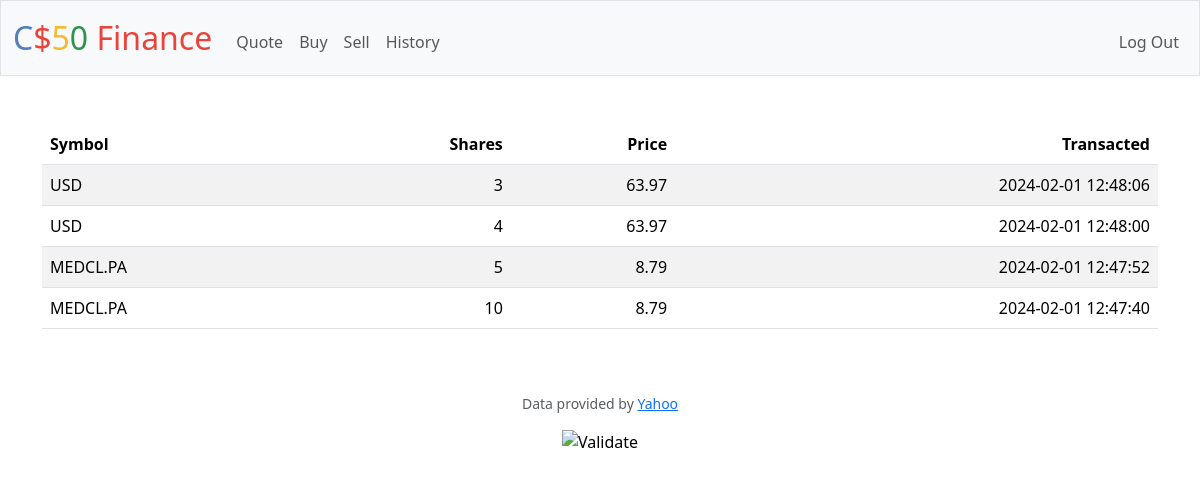
Before: /history (signed in) with the older database file.
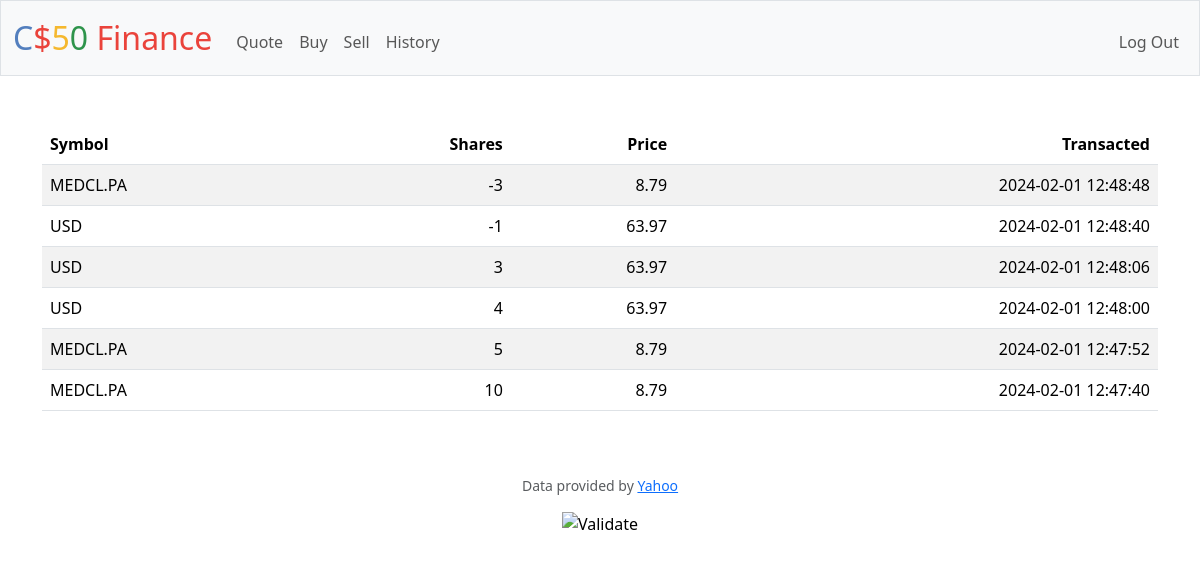
After: the same page with the newer database file.
### tables this page shows
CREATE TABLE "history" ('id' INTEGER PRIMARY KEY AUTOINCREMENT NOT NULL, 'user_id' INTEGER NOT NULL, 'symbol' TEXT NOT NULL, 'price' NUMERIC NOT NULL, 'shares' INTEGER NOT NULL, 'datetime' DATETIME NOT NULL DEFAULT CURRENT_TIMESTAMP);

### app.py (the view)
@app.route("/history")
@login_required
def history():
    history = db.execute("SELECT * FROM history WHERE user_id = ? ORDER BY datetime DESC", session["user_id"])
    return render_template("history.html", history=history)

### app.py (called while the page is built)
@app.after_request
def after_request(response):
    response.headers["Cache-Control"] = "no-cache, no-store, must-revalidate"
    response.headers["Expires"] = 0
    response.headers["Pragma"] = "no-cache"
    return response

### helpers.py (called while the page is built)
def login_required(f):
    @wraps(f)
    def decorated_function(*args, **kwargs):
        if session.get("user_id") is None:
            return redirect("/login")
        return f(*args, **kwargs)
    return decorated_function

### templates/history.html (shortened to what this page needs)
{% extends "layout.html" %}
{% block main %}
<table class="table table-striped">
    <thead>
        <tr>
            <th class="text-start">Symbol</th>
            <th class="text-end">Shares</th>
            <th class="text-end">Price</th>
            <th class="text-end">Transacted</th>
        </tr>
    </thead>
    <tbody>
        {% for rows in history %}
            <tr>
                <td class="text-start">{{ rows.symbol }}</td>
                <td class="text-end">{{ rows.shares }}</td>
                <td class="text-end">{{ rows.price }}</td>
                <td class="text-end">{{ rows.datetime }}</td>
            </tr>
        {% endfor %}
    </tbody>
</table>
{% endblock %}

### templates/layout.html (shortened to what this page needs)
<!DOCTYPE html>
<html lang="en">
    <head>
        <link href="https://cdn.jsdelivr.net/npm/bootstrap@5.3.2/dist/css/bootstrap.min.css" rel="stylesheet">
        <link href="/static/styles.css" rel="stylesheet">
    </head>
    <body>
        <nav class="bg-light border navbar navbar-expand-md navbar-light">
            <div class="container-fluid">
                <a class="navbar-brand" href="/"><span class="blue">C</span><span class="red">$</span><span class="yellow">5</span><span class="green">0</span> <span class="red">Finance</span></a>
                <div class="collapse navbar-collapse" id="navbar">
                    {% if session["user_id"] %}
                        <ul class="navbar-nav me-auto mt-2">
                            <li class="nav-item"><a class="nav-link" href="/quote">Quote</a></li>
                            <li class="nav-item"><a class="nav-link" href="/buy">Buy</a></li>
                            <li class="nav-item"><a class="nav-link" href="/sell">Sell</a></li>
                            <li class="nav-item"><a class="nav-link" href="/history">History</a></li>
                        </ul>
                        <ul class="navbar-nav ms-auto mt-2">
                            <li class="nav-item"><a class="nav-link" href="/logout">Log Out</a></li>
                        </ul>
                    {% else %}
                        <ul class="navbar-nav ms-auto mt-2">
                            <li class="nav-item"><a class="nav-link" href="/register">Register</a></li>
                            <li class="nav-item"><a class="nav-link" href="/login">Log In</a></li>
                        </ul>
                    {% endif %}
                </div>
            </div>
        </nav>
        <main class="container py-5 text-center">
            {% block main %}{% endblock %}
        </main>
        <footer class="mb-5">
            <p class="mb-3 small text-center text-muted">
                Data provided by <a href="https://finance.yahoo.com/">Yahoo</a>
            </p>
            <form action="https://validator.w3.org/check" class="text-center" enctype="multipart/form-data" method="post" target="_blank">
                <input alt="Validate" src="/static/I_heart_validator.png" type="image">
            </form>
        </footer>
    </body>
</html>

### static/styles.css (style rules this page uses)
nav .navbar-brand { font-size: xx-large; }
nav .navbar-brand .blue { color: #537fbe; }
nav .navbar-brand .red { color: #ea433b; }
nav .navbar-brand .yellow { color: #f5b82e; }
nav .navbar-brand .green { color: #2e944b; }

Changed rows visible on the page:
added history: symbol "MEDCL.PA", shares "-3", price "8.79", datetime "2024-02-01 12:48:48"
added history: symbol "USD", shares "-1", price "63.97", datetime "2024-02-01 12:48:40"
